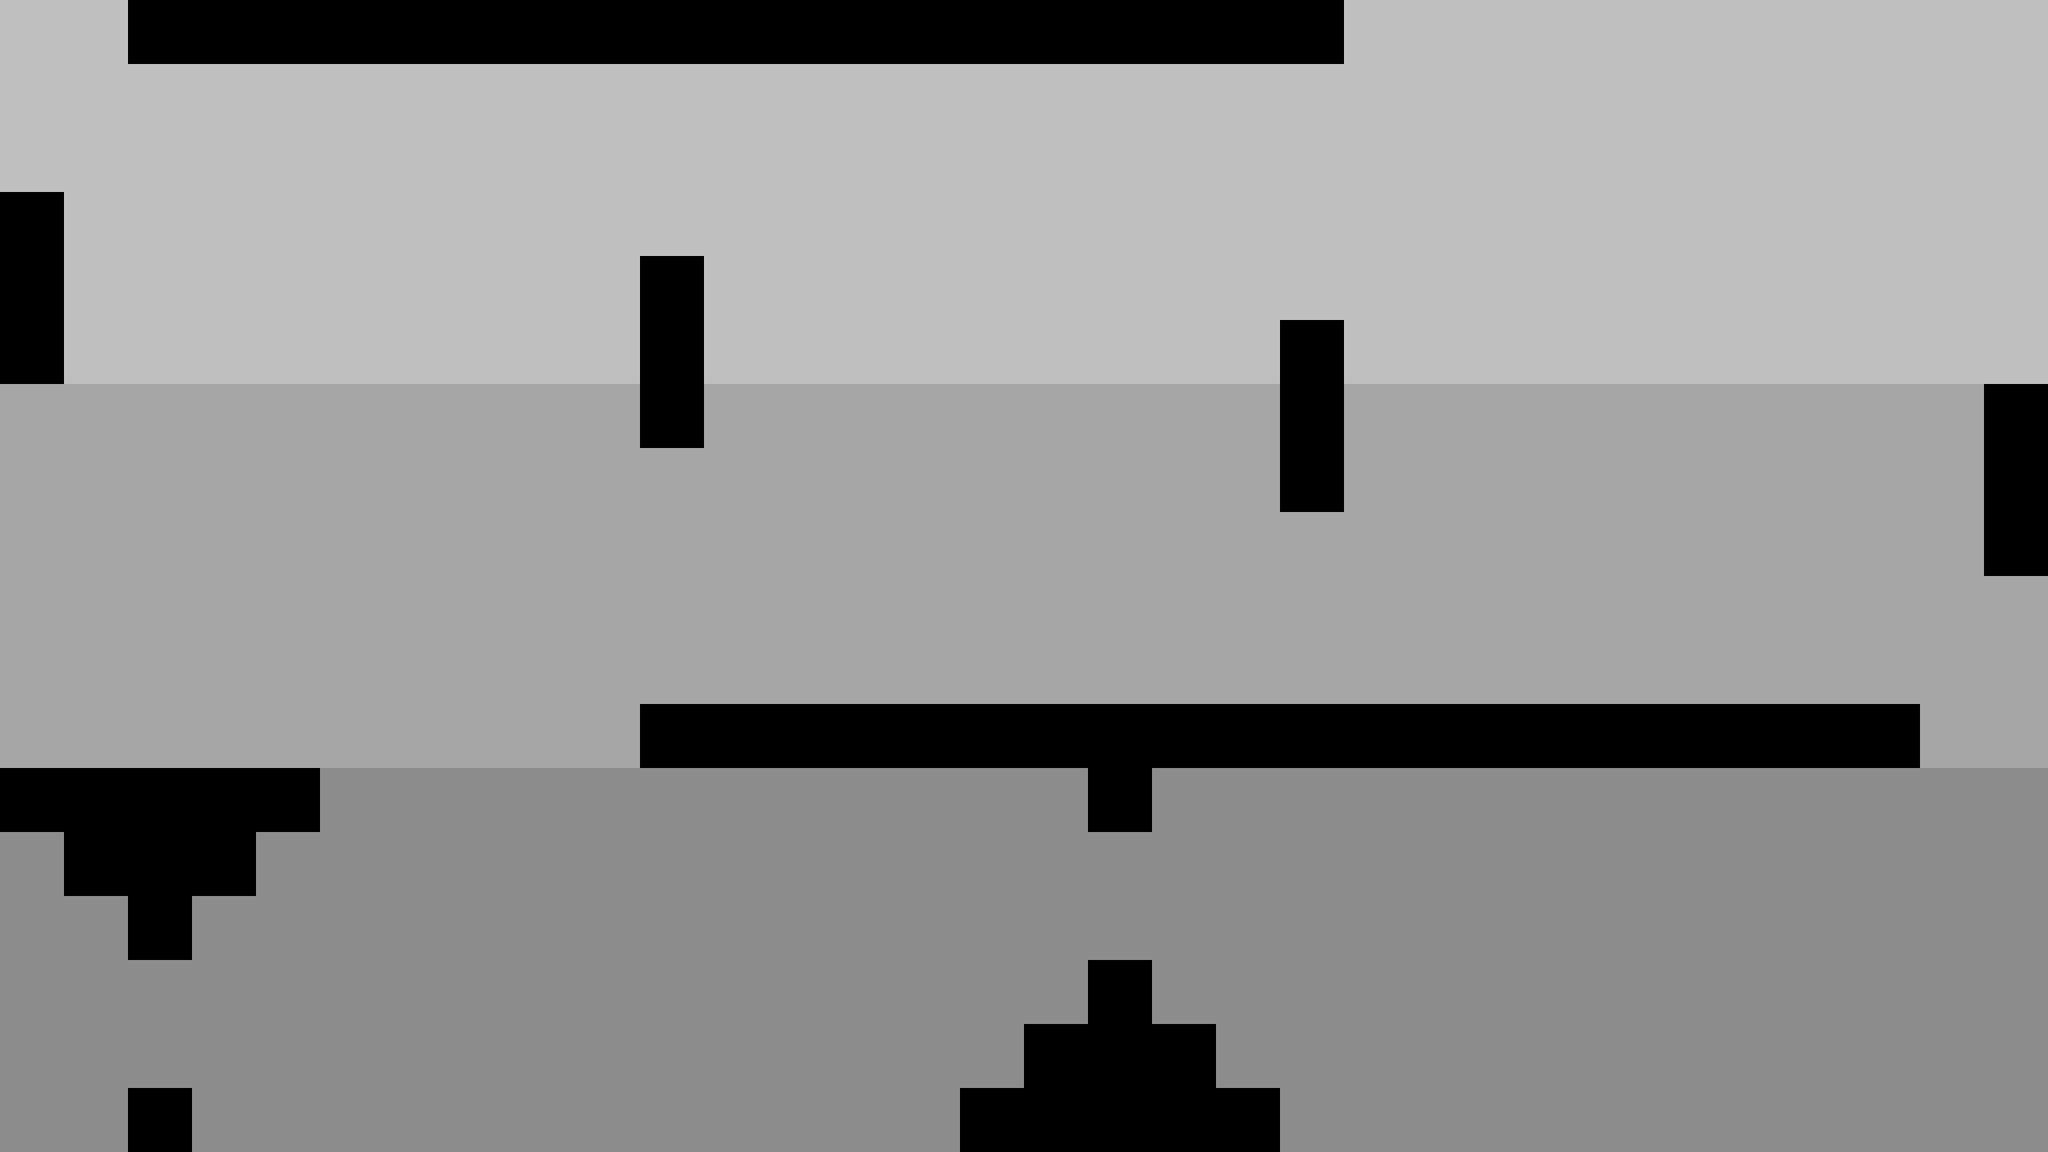

Tiled map render using the project's own tile images. Description and the map definition, with tile-layer contents summarised, below:
An orthogonal 32x18 tile map with 80x80 px tiles, 2 tile layers (bg, blocks).

<map version="1.0" orientation="orthogonal" renderorder="right-down" width="32" height="18" tilewidth="80" tileheight="80">
 <tileset firstgid="1" name="blocks" tilewidth="80" tileheight="80">
  <image source="blocks.png" width="320" height="80" />
 </tileset>
 <layer name="bg" width="32" height="18" opacity="0.75">
  <data>[576 cells, 576 non-empty, 3 distinct tile ids]</data>
 </layer>
 <layer name="blocks" width="32" height="18">
  <data>[576 cells, 71 non-empty, 1 distinct tile ids]</data>
 </layer>
</map>
